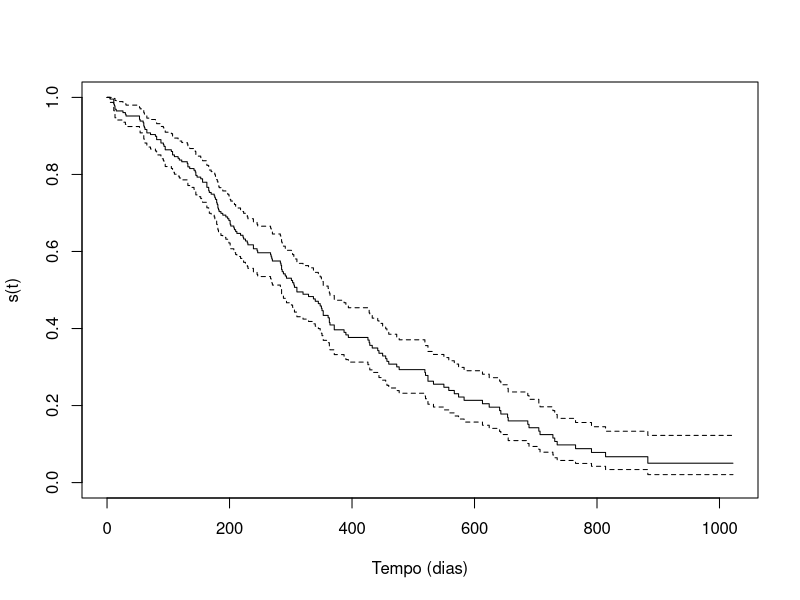
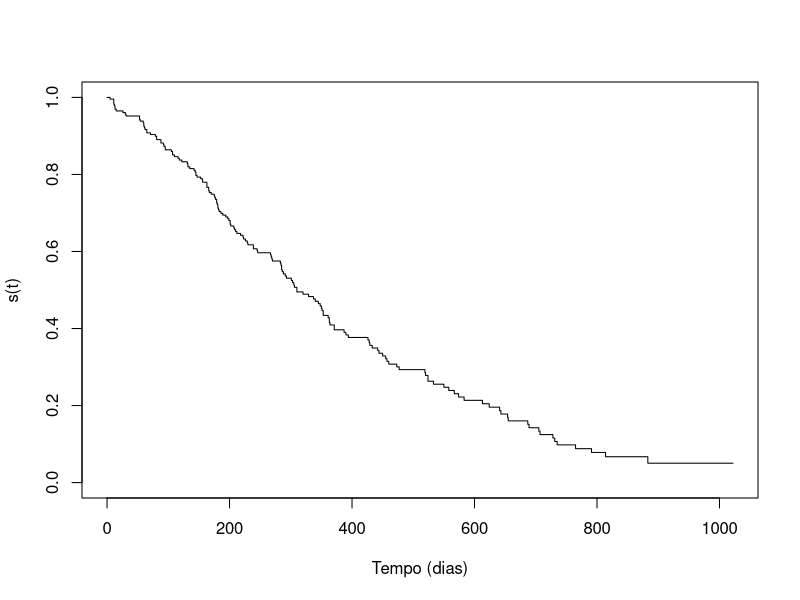
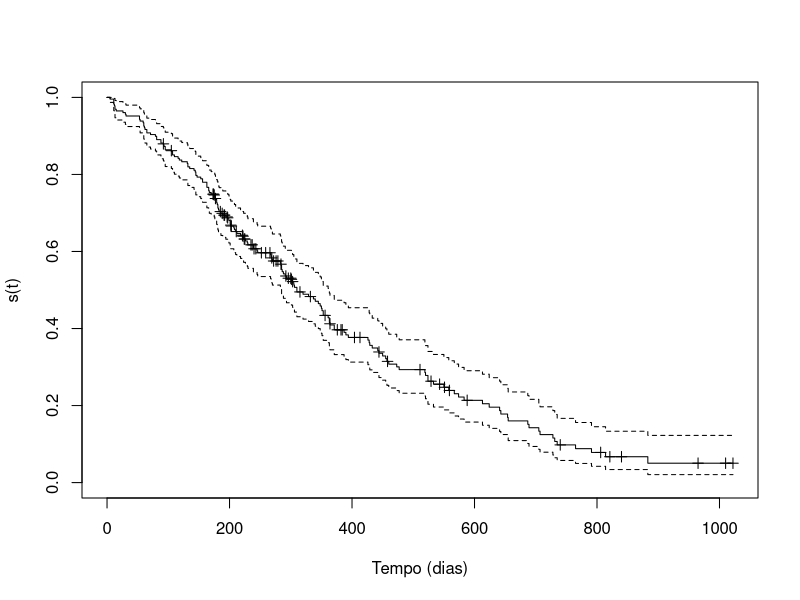
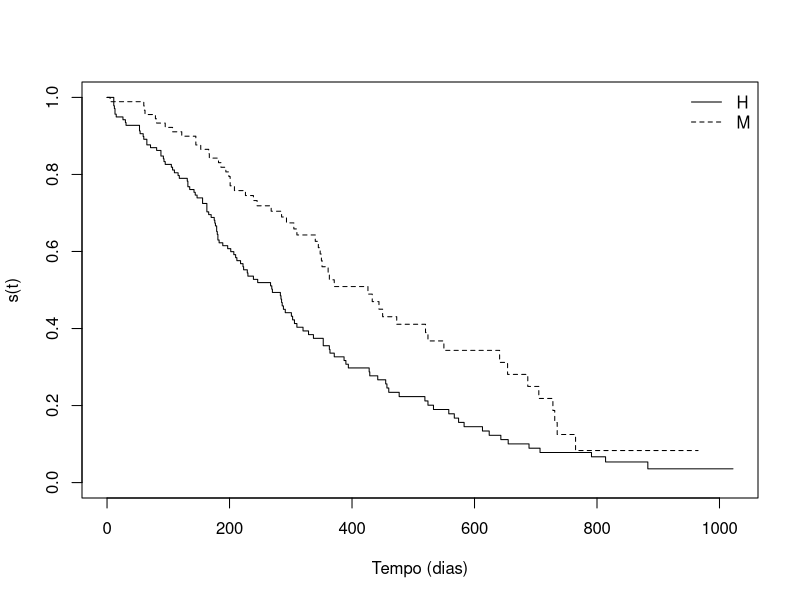
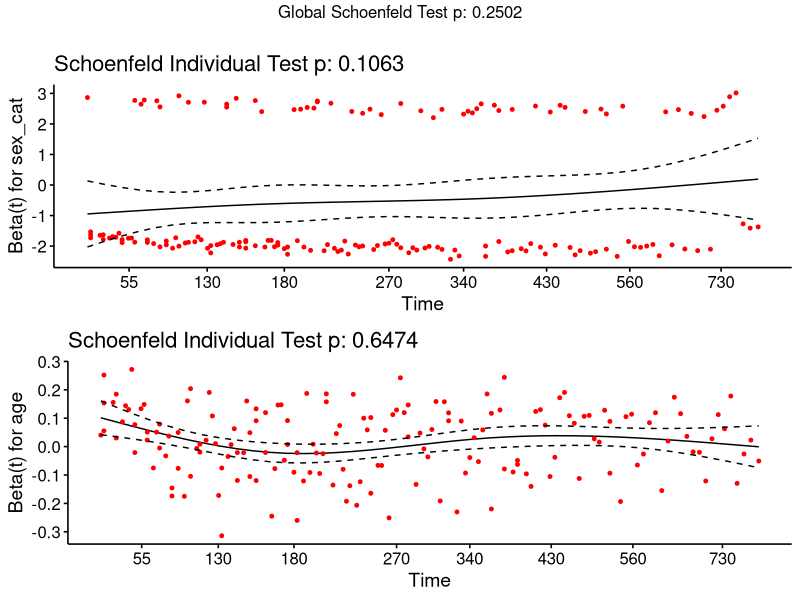
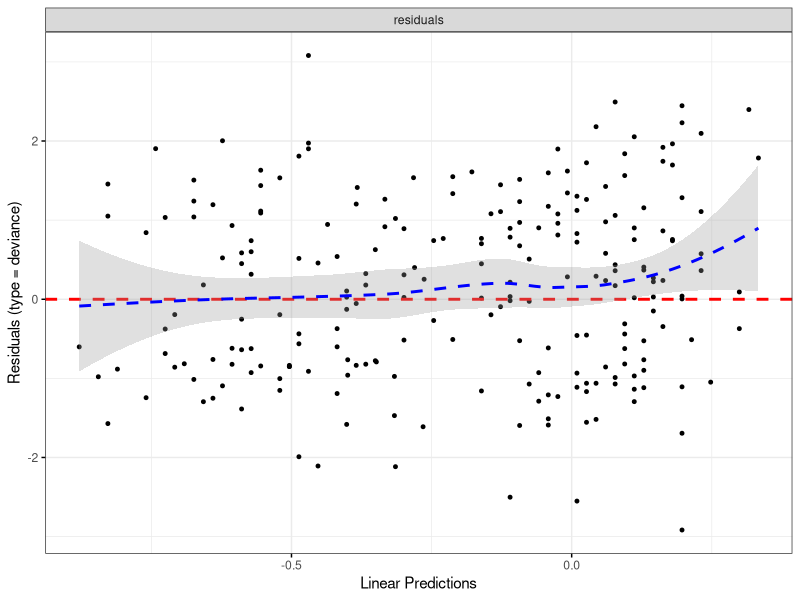

Recreate these plots in R, in order.
## Aula 09 - Aula la Análise de sobrevivência
## Funções básicas de sobrevivência; Teste de log-rank; Modelo de Cox.
## DIEGO SOARES GALDINO

## ---------------------- INSTALANDO BIBILOTECAS ----------------------

#Pacote para manipulação de dados, como filtragem, seleção, agregação, ordenação e junção de tabelas.
install.packages("dplyr")

# Pacote para visualização de dados em gráficos.
install.packages("ggplot2")

# Pacote para transformação de dados entre formatos largos e longos.
install.packages("reshape2")

# Pacote para é usado para visualização de dados de sobrevivência e análise de modelos de sobrevivência
install.packages("survminer")

## ---------------------- CARREGANDO BIBLIOTECAS ----------------------

require(dplyr)
require(MASS)
require(stats)
library(ggplot2)
library(reshape2)
require(survival)
library(survminer)

## ---------------------- EXAMINANDO O DATASET ----------------------

?lung
dim(lung)

dados <- lung %>%
  dplyr::select(time, status, age, sex) %>%
  dplyr::mutate(sex_cat = factor(dplyr::case_when(sex == 1 ~ 'H',
                                                  sex == 2 ~ 'M')),
                status_adj =  dplyr::recode(status, '1' = 0,
                                            '2' = 1))

str(dados)

# Com base no dataset, o conjunto de dados "lung" contém informações sobre pacientes com câncer de pulmão 
# avançado, incluindo sexo e idade, bem como informações sobre a sobrevivência dos pacientes. Para melhor
# entendimento processamos esses dados e criamos um novo conjunto de dados mais adequado para análises de 
# sobrevivência, com variáveis selecionadas e transformadas de acordo com suas catacterísticas.

## --------------------- ESTIMAR S(T) VIA KAPLAN-MEIER ----------------------

km <- survival::survfit(formula =Surv(time, status_adj) ~ 1, data = dados)
km

summary(km)

plot(km, xlab = "Tempo (dias)", ylab = "s(t)")
plot(km, xlab = "Tempo (dias)", ylab = "s(t)", conf.int = FALSE)
plot(km, xlab = "Tempo (dias)", ylab = "s(t)", mark.time = TRUE)

# A análise de sobrevivência como é uma técnica estatística usada para estimar a probabilidade de um evento
# ocorrer ao longo do tempo, como a falha de um produto, ou seja, neste caso a morte de um indivíduo. As
# saídas mostram a curva de sobrevivência (representada pelos valores medianos, 0.95LCL e 0.95UCL) e a 
# tabela de resumo, que lista o número de eventos e as estimativas de sobrevivência em cada ponto do tempo. 
# Por exemplo, na tabela é possível identificar que aos 5 anos de acompanhamento, a estimativa de sobrevivência
# é de 99,56%, com um intervalo de confiança de 95% de 98,71% a 100%. Ainda, pode ser observado que 165 eventos
# ocorreram durante o período de acompanhamento de 228 indivíduos.

## --------------------- COMPARAR CURVAS ENTRE H E M ----------------------

table(dados$sex_cat)
prop.table(table(dados$sex_cat))
prop.table(table(dados$sex_cat, dados$status_adj), margin = 2)

# A saída indica que há 138 indivíduos do sexo masculino (H) e 90 indivíduos do sexo feminino (M) na amostra.
# Tendo que 60,53% dos indivíduos são do sexo masculino e 39,47% são do sexo feminino. Outro ponto, é a 
# indicação de que a proporção de indivíduos masculinos e femininos que sobreviveram ou morreram em cada grupo.
# Por exemplo, 41,27% dos indivíduos do sexo masculino vieram a óbito, enquanto no grupo feminino este valor
# é mais da metade dos casos, sendo 58,73%.

km_sex<- survival::survfit(formula =Surv(time, status_adj) ~ sex_cat, data = dados)
summary(km_sex)

plot(km_sex,
     conf.int = FALSE,
     xlab = "Tempo (dias)", ylab = "s(t)",
     lty = c(1,2))
legend(legend = c('H', 'M'),
       lty = c(1,2),
       x = "topright",
       bty = 'n')

# Pode-se verificar que a estimativa de sobrevivência é menor para homens do que para mulheres em quase todos
# os períodos de tempo. Por exemplo, aos 11 dias de seguimento, a sobrevivência estimada para homene mulheres
# é de aproximadamente 98% Com o passaqr do tempo, cria-se uma diferença estatisticamente significativa, aos
# 400 dias aproximadamente a estimativa de sobrevivência de homens é de aproximadamente 30% enquanto que para
# mulheres é em torno de 49%.

log_rank<- survival::survdiff(formula = Surv(time, status_adj) ~ sex_cat, data = dados)
log_rank

# Com base na saída apresentada, podemos concluir que há uma diferença significativa na sobrevivência entre
# homens e mulheres, com um p-valor de 0,001. A estatística qui-quadrado é de 10,3 com 1 grau de liberdade.
# Observando que o grupo de homens teve uma taxa de óbito maior do que a taxa esperada, enquanto o grupo de
# mulheres teve uma taxa de óbito menor do que a taxa esperada. O grupo de homens teve 112 óbitos observados,
# enquanto 91,6 eram esperados, enquanto o grupo de mulheres teve apenas 53 óbitos observados, enquanto 73,4
# eram esperados. Portanto, podemos concluir que, com base nos dados fornecidos, os homens têm uma menor 
# chance de sobrevivência em relação às mulheres.


summary(km, times = 365)

# Com base no tempo (time) e status (status_adj) de um grupo de indivíduos (Homem e Mulher).O número de eventos
# ocorridos (n.event), a taxa de sobrevivência (survival) e os intervalos de confiança (lower 95% CI e upper
# 95% CI) para um período de tempo de 365 dias (1 ano). Pode-se concluir que a taxa de sobrevivência estimada
# para o grupo de indivíduos foi de 0,409 (ou 40,9%) após 1 ano. Além disso, pode-se observar que ocorreram 121
# eventos (mortes) no período analisado e que havia 65 indivíduos em risco no início do estudo.

summary(km_sex, times = 365)

# Com tempo de acompanhamento de 365 dias, o resultado para os homens (sex_cat=H), demonstaram uma probabilidade
# de sobrevivência de 0,3361 com um intervalo de confiança de 95% entre 0,2609 e 0,4329. Para mulheres 
# (sex_cat=M), a probabilidade de sobrevivência após o mesmo período é de 0,5265 com um intervalo de confiança
# de 95% entre 0,4215 e 0,6576. Portanto, podemos concluir que, no período de 365 dias, a probabilidade de 
# sobrevivência de mulheres é maior em comparação com homens.

## --------------------- MODELO DE COX ----------------------

m_cox <- survival::coxph(formula = Surv(time, status_adj) ~ sex_cat + age, data = dados)
m_cox

# A partir dos coeficientes de regressão, podemos concluir que a razão de chances (odds ratio) para a variável
# sexo é 0,59 (exp(coef) da categoria M), o que indica que as mulheres têm uma chance 41% menor de morrer em
# relação aos homens, considerando a mesma idade. O valor de p associado a essa variável é 0,00218, indicando
# que a diferença entre homens e mulheres é estatisticamente significativa. Já para a variável idade, o 
# coeficiente de regressão é 0,017, o que indica que, mantendo o sexo constante, a razão de chances de morte
# aumenta em 1,7% para cada aumento de 1 ano na idade. O valor de p associado a essa variável é 0,06459, 
# indicando que a relação entre idade e mortalidade não é estatisticamente significativa ao nível de 5% de
# significância. O teste de razão de verossimilhança indica que o modelo ajustado é estatisticamente 
# significativo como um todo, com p-valor de 0,0008574. O modelo é composto por 228 indivíduos, dos quais 165
# tiveram o evento de interesse (morte).

summary(m_cox)

# Avaliação dajuste
# 1. Suposição de riscos proporcionais

survival::cox.zph(m_cox)
survminer::ggcoxzph(survival::cox.zph(m_cox))

survminer::ggcoxdiagnostics(m_cox, type = "deviance")

# As informações apresenta os resultados do teste, com os valores do qui-quadrado (chisq), graus de liberdade
# (df) e p-valor (p) para cada uma das variáveis incluídas no modelo (sexo e idade), bem como para o modelo 
# global. Nenhum dos resultados sugere uma violação significativa da suposição de proporcionalidade dos riscos.
# O gráfico de resíduos gerado para avaliar a validade das suposições do modelo Cox-VHH, mostra uma curva suave
# para cada uma das variáveis incluídas no modelo (sexo e idade), com uma linha horizontal no valor 0 para
# indicar o valor esperado dos resíduos sob a hipótese de proporcionalidade dos riscos. Sugerindo assim, que as
# suposições do modelo são razoavelmente válidas para ambas as variáveis.

